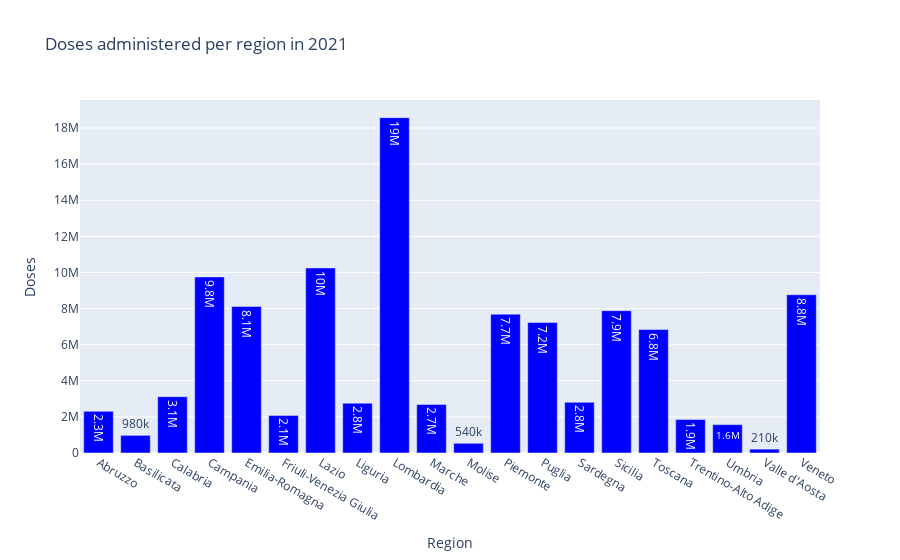

Write notebook code for a chart like this one.
### Code cell
fig = px.bar(group_reg, y='Doses', x='Region', text_auto='.2s',title="Doses administered per region in 2021")
fig.update_traces(marker_color='blue')
fig.show()
fig.write_image("fig6.png",scale=2, width= 1000)

### Figure 1 — Plotly figure (JSON) as saved in the notebook; plotly's stock layout.template omitted (floating-point values rounded to 4 significant figures)
{"data": [{"alignmentgroup": "True", "hovertemplate": "Region=%{x}<br>Doses=%{y}<extra></extra>", "legendgroup": "", "marker": {"color": "blue", "pattern": {"shape": ""}}, "name": "", "offsetgroup": "", "orientation": "v", "showlegend": false, "textposition": "auto", "texttemplate": "%{y:.2s}", "type": "bar", "x": ["Abruzzo", "Basilicata", "Calabria", "Campania", "Emilia-Romagna", "Friuli-Venezia Giulia", "Lazio", "Liguria", "Lombardia", "Marche", "Molise", "Piemonte", "Puglia", "Sardegna", "Sicilia", "Toscana", "Trentino-Alto Adige", "Umbria", "Valle d'Aosta", "Veneto"], "xaxis": "x", "y": [2308549, 978192, 3119830, 9753795, 8113677, 2083161, 10250876, 2757777, 18574964, 2691664, 537971, 7692076, 7225860, 2806840, 7884075, 6838027, 1856199, 1571891, 213688, 8766473], "yaxis": "y"}], "layout": {"barmode": "relative", "legend": {"tracegroupgap": 0}, "title": {"text": "Doses administered per region in 2021"}, "xaxis": {"anchor": "y", "domain": [0, 1], "title": {"text": "Region"}}, "yaxis": {"anchor": "x", "domain": [0, 1], "title": {"text": "Doses"}}}}
